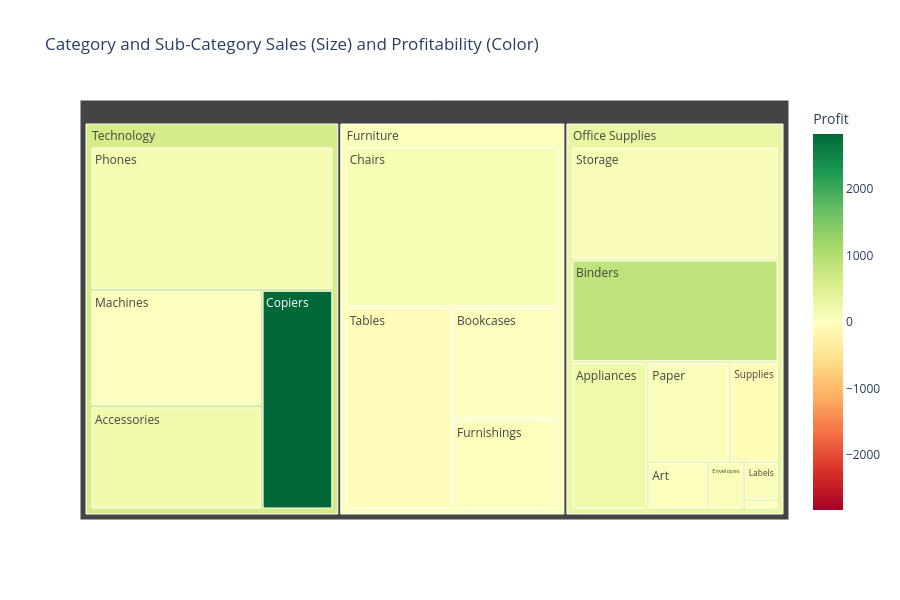

Notebook cell for this chart:
### Markdown cell above
### I. Interactive Category Tree Hierarchy (Plotly)

### Code cell
# Create interactive Plotly Treemap
fig = px.treemap(
    df, 
    path=['Category', 'Sub-Category'], 
    values='Sales',
    color='Profit', 
    color_continuous_scale='RdYlGn',
    color_continuous_midpoint=0,
    title='Category and Sub-Category Sales (Size) and Profitability (Color)'
)

# Set size
fig.update_layout(width=900, height=600)
fig.show()

### Figure 1 — Plotly figure (JSON) as saved in the notebook; plotly's stock layout.template omitted (floating-point values rounded to 4 significant figures)
{"data": [{"branchvalues": "total", "customdata": [[15.17], [115.3], [88.05], [-61.45], [89.07], [51.74], [28.54], [148.4], [861.4], [226.2], [72.2], [199.5], [72.34], [7.422], [-93.28], [23.54], [2825.0], [42.64], [311.4], [609.0]], "domain": {"x": [0, 1], "y": [0, 1]}, "hovertemplate": "labels=%{label}<br>Sales=%{value}<br>parent=%{parent}<br>id=%{id}<br>Profit=%{color}<extra></extra>", "ids": ["Furniture/Bookcases", "Furniture/Chairs", "Office Supplies/Labels", "Furniture/Tables", "Office Supplies/Storage", "Furniture/Furnishings", "Office Supplies/Art", "Technology/Phones", "Office Supplies/Binders", "Office Supplies/Appliances", "Office Supplies/Paper", "Technology/Accessories", "Office Supplies/Envelopes", "Office Supplies/Fasteners", "Office Supplies/Supplies", "Technology/Machines", "Technology/Copiers", "Furniture", "Office Supplies", "Technology"], "labels": ["Bookcases", "Chairs", "Labels", "Tables", "Storage", "Furnishings", "Art", "Phones", "Binders", "Appliances", "Paper", "Accessories", "Envelopes", "Fasteners", "Supplies", "Machines", "Copiers", "Furniture", "Office Supplies", "Technology"], "marker": {"coloraxis": "coloraxis", "colors": [15.17, 115.3, 88.05, -61.45, 89.07, 51.74, 28.54, 148.4, 861.4, 226.2, 72.2, 199.5, 72.34, 7.422, -93.28, 23.54, 2825.0, 42.64, 311.4, 609.0]}, "name": "", "parents": ["Furniture", "Furniture", "Office Supplies", "Furniture", "Office Supplies", "Furniture", "Office Supplies", "Technology", "Office Supplies", "Office Supplies", "Office Supplies", "Technology", "Office Supplies", "Office Supplies", "Office Supplies", "Technology", "Technology", "", "", ""], "type": "treemap", "values": [114900.0, 328400.0, 12490.0, 207000.0, 223800.0, 91710.0, 27120.0, 330000.0, 203400.0, 107500.0, 78480.0, 167400.0, 16480.0, 3024.0, 46670.0, 189200.0, 149500.0, 742000.0, 719000.0, 836200.0]}], "layout": {"coloraxis": {"cmid": 0, "colorbar": {"title": {"text": "Profit"}}, "colorscale": [[0, "rgb(165,0,38)"], [0.1, "rgb(215,48,39)"], [0.2, "rgb(244,109,67)"], [0.3, "rgb(253,174,97)"], [0.4, "rgb(254,224,139)"], [0.5, "rgb(255,255,191)"], [0.6, "rgb(217,239,139)"], [0.7, "rgb(166,217,106)"], [0.8, "rgb(102,189,99)"], [0.9, "rgb(26,152,80)"], [1, "rgb(0,104,55)"]]}, "height": 600, "legend": {"tracegroupgap": 0}, "title": {"text": "Category and Sub-Category Sales (Size) and Profitability (Color)"}, "width": 900}}
